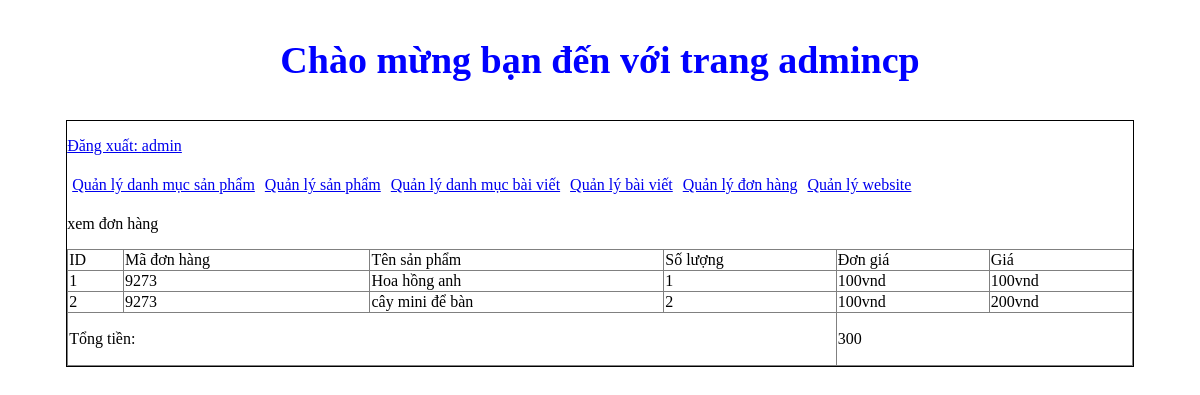
Page /admincp/index.php?action=donhang&query=xemdonhang&code=9273 (signed in) on the committed database.
### tables this page shows
CREATE TABLE `tbl_cart_details` (
  `id_cart_details` int(11) NOT NULL,
  `code_cart` varchar(20) NOT NULL,
  `id_sanpham` int(11) NOT NULL,
  `soluongmua` int(11) NOT NULL
);

CREATE TABLE `tbl_sanpham` (
  `id_sanpham` int(11) NOT NULL,
  `maSP` varchar(100) NOT NULL,
  `tenSP` varchar(250) NOT NULL,
  `hinhAnh` varchar(50) NOT NULL,
  `soLuong` int(11) NOT NULL,
  `giaTien` varchar(50) NOT NULL,
  `maDanhMuc` int(11) NOT NULL,
  `chieuCao` int(11) NOT NULL,
  `tomtat` text NOT NULL,
  `noidung` text NOT NULL
);

### admincp/modules/quanlydonhang/xemdonhang.php (the view)
<p>xem đơn hàng</p>
<?php
$sql_lietkedh = "SELECT * from tbl_cart_details,tbl_sanpham where tbl_cart_details.id_sanpham = tbl_sanpham.id_sanpham
and tbl_cart_details.code_cart = '$_GET[code]' order by tbl_cart_details.id_cart_details desc";
$query_lietkedh = mysqli_query($mysqli,$sql_lietkedh);
?>
<form action="./xuly.php" method="post">
  <table border = '1' width = '100%' style="border-collapse: collapse;">
    <tr>
        <td>ID</td>
        <td>Mã đơn hàng</td>
        <td>Tên sản phẩm</td>
        <td>Số lượng</td>
        <td>Đơn giá</td>
        <td>Giá</td>
    </tr>
    <?php
    $i = 0;
    $tongtien = 0;
    while($rows = mysqli_fetch_array($query_lietkedh)){
        $i++;
        $tongtien +=$rows['giaTien'] * $rows['soluongmua'];
    ?>
    <tr>
        <td><?php echo $i;?></td>
        <td><?php echo $rows['code_cart'];?></td>
        <td><?php echo $rows['tenSP'];?></td>
        <td><?php echo $rows['soluongmua'];?></td>
        <td><?php echo number_format($rows['giaTien'],0,',','.').'vnd';?></td>
        <td><?php echo number_format($rows['giaTien'] * $rows['soluongmua'],0,',','.').'vnd';?></td>
    </tr>
    <?php
    }
    ?>
    <td colspan="4">
           <p>Tổng tiền:</p>
        </td>
        <td colspan="2">
           <p><?php echo number_format($tongtien,0,',','.');?></p>
        </td>
  </table>
</form>

### rows in the picture
tbl_cart_details: code_cart "9273", id_sanpham.tenSP "Hoa hồng anh", soluongmua "1", id_sanpham.giaTien "100", $rows['giaTien'] * $rows['soluongmua'] "100"
tbl_cart_details: code_cart "9273", id_sanpham.tenSP "cây mini để bàn", soluongmua "2", id_sanpham.giaTien "100", $rows['giaTien'] * $rows['soluongmua'] "200"

### other values in the picture
$_SESSION['dangnhap'] "admin"
$tongtien "300"
